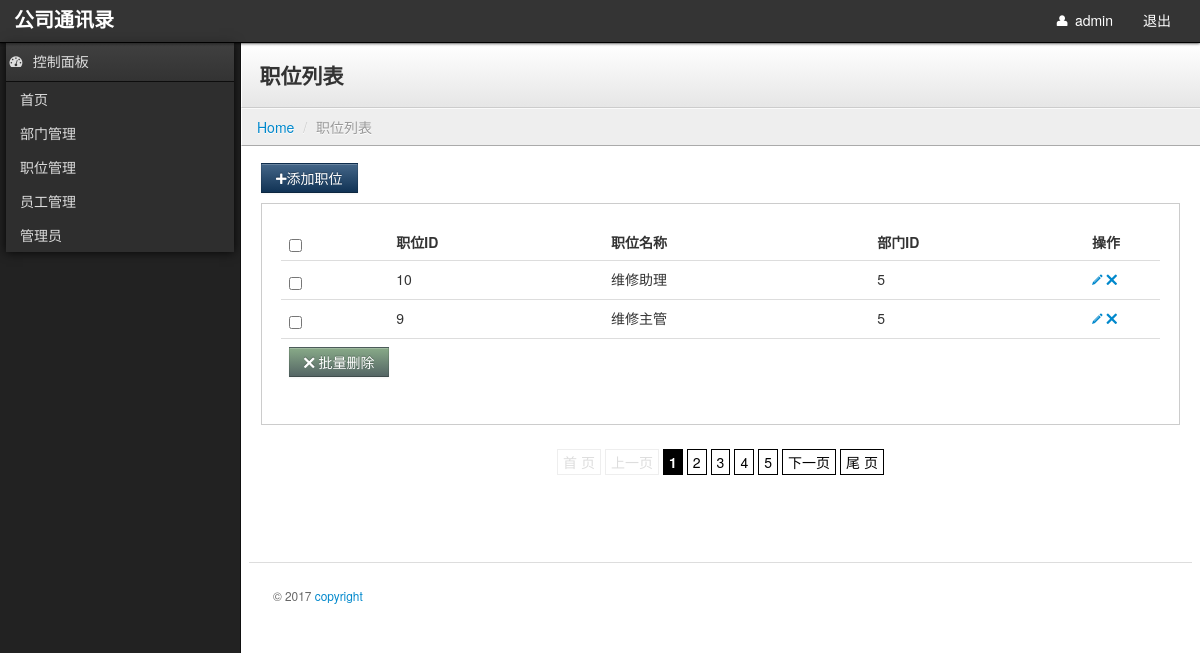
Page /JobList.php (signed in) on the committed database.
### tables this page shows
CREATE TABLE `pre_admin`  (
  `id` int(10) UNSIGNED NOT NULL AUTO_INCREMENT COMMENT '主键',
  `username` varchar(150) NULL DEFAULT NULL COMMENT '用户名',
  `password` varchar(255) NULL DEFAULT NULL COMMENT '密码',
  `avatar` varchar(255) NULL DEFAULT NULL COMMENT '头像',
  `salt` varchar(255) NULL DEFAULT NULL COMMENT '密码盐',
  PRIMARY KEY (`id`) USING BTREE,
  INDEX `key_admin_username`(`username`) USING BTREE
);

CREATE TABLE `pre_job`  (
  `id` int(10) UNSIGNED NOT NULL AUTO_INCREMENT COMMENT '主键',
  `name` varchar(150) NULL DEFAULT NULL COMMENT '职位名称',
  `depid` int(10) UNSIGNED NULL DEFAULT NULL COMMENT '部门外键',
  PRIMARY KEY (`id`) USING BTREE,
  INDEX `key_job_depid`(`depid`) USING BTREE,
  CONSTRAINT `fk_job_depid` FOREIGN KEY (`depid`) REFERENCES `pre_department` (`id`) ON DELETE CASCADE ON UPDATE NO ACTION
);

### check.php (called while the page is built, shortened)
<?php
include_once('config/init.php');
$id = isset($_SESSION['id']) ? trim($_SESSION['id']) : 0;
$username = isset($_SESSION['username']) ? trim($_SESSION['username']) : '';
$sql = "SELECT * FROM {$pre_}admin WHERE id = $id AND username = '$username'";
$AutoLogin = find($sql);
?>

### config/init.php (called while the page is built, shortened)
<?php
$link = mysqli_connect("localhost", "root", "000000");
mysqli_set_charset($link, "UTF8");
$pre_ = "pre_";
include_once('helper.php');
?>

### JobList.php (the view, shortened to what this page needs)
<?php
include_once('config/init.php');
include_once('check.php');
$page = isset($_GET['page']) ? trim($_GET['page']) : 1;
$limit = 2;
$size = 5;
$sql = "SELECT COUNT(id) AS c FROM {$pre_}job";
$count = find($sql);
$count = isset($count['c']) ? trim($count['c']) : 0;
$html = page($page, $count, $limit, $size, 'black2');
$offset = ($page - 1) * $limit;
$sql = "SELECT * FROM {$pre_}job ORDER BY id DESC LIMIT $offset,$limit";
$list = all($sql);
?>
<!DOCTYPE html>
<html lang="en">
<head>
    <?php include_once('meta.php'); ?>
    <link rel="stylesheet" href="assets/css/page.css" />
</head>
<body>
    <?php include_once('header.php'); ?>
    <?php include_once('menu.php'); ?>
    <div class="content">
        <div class="header">
            <h1 class="page-title">职位列表</h1>
        </div>
        <ul class="breadcrumb">
            <li><a href="index.php">Home</a> <span class="divider">/</span></li>
            <li class="active">职位列表</li>
        </ul>
        <div class="container-fluid">
            <div class="row-fluid">
                <div class="btn-toolbar">
                    <button class="btn btn-primary" onClick="location='JobAdd.php'">
                        <i class="icon-plus"></i>添加职位
                    </button>
                </div>
                <div class="well">
                    <table class="table">
                        <thead>
                            <tr>
                                <th><input type="checkbox" id="toggle" /></th>
                                <th>职位ID</th>
                                <th>职位名称</th>
                                <th>部门ID</th>
                                <th style="width: 60px;">操作</th>
                            </tr>
                        </thead>
                        <tbody>
                            <?php foreach ($list as $item) { ?>
                                <tr>
                                    <td>
                                        <input type="checkbox" name="list" value="<?php echo $item['id']; ?>" />
                                    </td>
                                    <td>
                                        <?php echo $item['id']; ?>
                                    </td>
                                    <td>
                                        <?php echo $item['name']; ?>
                                    </td>
                                    <td>
                                        <?php echo $item['depid']; ?>
                                    </td>
                                    <td>
                                        <a href="JobEdit.php?id=<?php echo $item['id'] ?>"><i class="icon-pencil"></i></a>
                                        <a class="delone" data-ids="<?php echo $item['id']; ?>" href="#myModal"
                                            role="button" data-toggle="modal"><i class="icon-remove"></i></a>
                                    </td>
                                </tr>
                            <?php } ?>
                            <tr>
                                <td colspan="20">
                                    <a class="btn btn-success delall" href="#myModal" role="button" data-toggle="modal">
                                        <i class="icon-remove"></i> 批量删除
                                    </a>
                                </td>
                            </tr>
                        </tbody>
                    </table>
                </div>
                <?php echo $html; ?>
                <footer>
                    <hr>
                    <p>&copy; 2017 <a href="#" target="_blank">copyright</a></p>
                </footer>
            </div>
        </div>
    </div>
</body>
</html>

### config/helper.php (shortened to what this page needs)
<?php
function find($sql = "")
{
    global $link;
    $query = @mysqli_query($link, $sql);
    return mysqli_fetch_assoc($query);
}
function all($sql = " ")
{
    global $link;
    $query = @mysqli_query($link, $sql);
    $list = [];
    while ($data = mysqli_fetch_assoc($query)) {
        $list[] = $data;
    }
    return $list;
}
function get_url()
{
    $str = $_SERVER['PHP_SELF'] . '?';
    return $str;
}
function page($current, $count, $limit, $size, $class = 'digg')
{
    $page = '';
    if ($count > $limit) {
        $pages = ceil($count / $limit);
        $url = get_url();
        $page .= '<div class="' . $class . '">';
        if ($current == 1) {
            $page .= '<span class="disabled">首&nbsp;页</span>';
            $page .= '<span class="disabled">上一页</span>';
        } else {
            $page .= '<a href="' . $url . 'page=1">首&nbsp;页</a>';
            $page .= '<a href="' . $url . 'page=' . ($current - 1) . '">上一页</a>';
        }
        if ($current <= floor($size / 2)) {
            $start = 1;
            $end = $pages < $size ? $pages : $size;
        } else if ($current >= $pages - floor($size / 2)) {
            $start = $pages - $size + 1 <= 0 ? 1 : $pages - $size + 1;
            $end = $pages;
        } else {
            $start = $current - floor($size / 2);
            $end = $current + floor($size / 2);
        }
        for ($i = $start; $i <= $end; $i++) {
            if ($i == $current) {
                $page .= '<span class="current">' . $i . '</span>';
            } else {
                $page .= '<a href="' . $url . 'page=' . $i . '">' . $i . '</a>';
            }
        }
        if ($pages == $current) {
            $page .= '<span class="disabled">下一页</span>';
            $page .= '<span class="disabled">尾&nbsp;页</span>';
        } else {
            $page .= '<a href="' . $url . 'page=' . ($current + 1) . '">下一页</a>';
            $page .= '<a href="' . $url . 'page=' . $pages . '">尾&nbsp;页</a>';
        }
        $page .= '</div>';
    }
    return $page;
}
?>

### meta.php (shortened to what this page needs)
<link rel="stylesheet" href="assets/css/bootstrap.css" />
<link rel="stylesheet" href="assets/css/theme.css" />
<link rel="stylesheet" href="assets/css/font-awesome.css" />

### header.php (shortened to what this page needs)
<?php
include_once('config/init.php');
include_once('check.php');
?>
<link rel="stylesheet" href="assets/plugins/city-picker/city-picker.css" />
<div class="navbar">
    <div class="navbar-inner">
        <ul class="nav pull-right">
            <li>
                <a href="javascript:void(0)">
                </a>
            </li>
            <li>
                <a href="login.php" role="button">
                    <i class="icon-user"></i>
                    <?php echo isset($AutoLogin['username']) ? $AutoLogin['username'] : '未知管理员'; ?>
                </a>
            </li>
            <li>
                <a id="logout" href="javascript:void(0)" class="hidden-phone visible-tablet visible-desktop"
                    role="button">退出</a>
            </li>
        </ul>
        <a class="brand" href="index.php"><span class="second">公司通讯录</span></a>
    </div>
</div>

### menu.php
<div class="sidebar-nav">
    <a href="#dashboard-menu" class="nav-header" data-toggle="collapse"><i class="icon-dashboard"></i>控制面板</a>
    <ul id="dashboard-menu" class="nav nav-list collapse in">
        <li><a href="index.php">首页</a></li>
        <li><a href="DepartmentList.php">部门管理</a></li>
        <li><a href="JobList.php">职位管理</a></li>
        <li><a href="PersonList.php">员工管理</a></li>
        <li><a href="AdminList.php">管理员</a></li>
    </ul>
</div>

### assets/css/page.css (style rules this page uses)
div.black2 { padding-right: 7px; padding-left: 7px; padding-bottom: 7px; margin: 3px; padding-top: 7px; text-align: center }
div.black2 a { border-right: #000000 1px solid; padding-right: 5px; border-top: #000000 1px solid; padding-left: 5px; padding-bottom: 2px; margin: 2px; border-left: #000000 1px solid; color: #000000; padding-top: 2px; border-bottom: #000000 1px solid; text-decoration: none }
div.black2 span.current { border-right: #000000 1px solid; padding-right: 5px; border-top: #000000 1px solid; padding-left: 5px; font-weight: bold; padding-bottom: 2px; margin: 2px; border-left: #000000 1px solid; color: #fff; padding-top: 2px; border-bottom: #000000 1px solid; background-color: #000000 }
div.black2 span.disabled { border-right: #eee 1px solid; padding-right: 5px; border-top: #eee 1px solid; padding-left: 5px; padding-bottom: 2px; margin: 2px; border-left: #eee 1px solid; color: #ddd; padding-top: 2px; border-bottom: #eee 1px solid }

### rows in the picture
pre_admin: username "admin"
pre_job: id "10", name "维修助理", depid "5"
pre_job: id "9", name "维修主管", depid "5"
